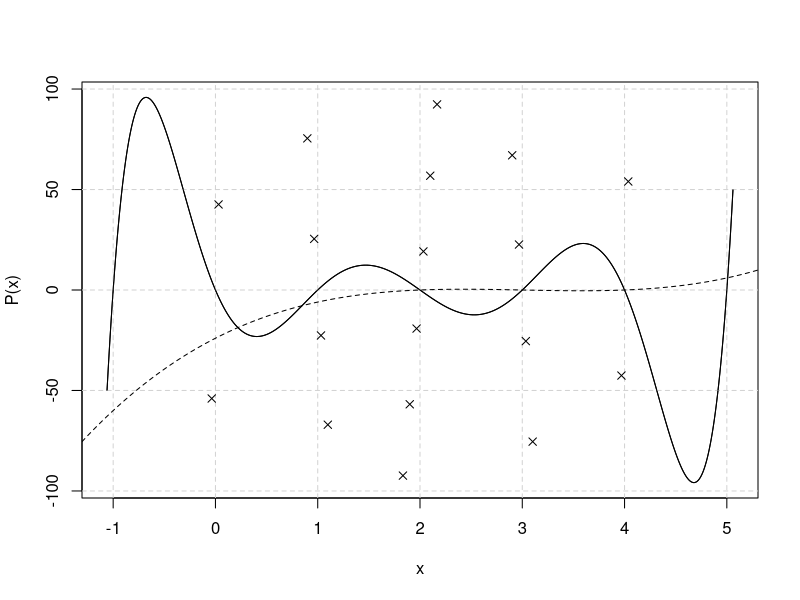

Recreate this plot in R.
library(polynom)


### Name: lines.polynomial
### Title: Lines Method for Polynomials
### Aliases: lines.polynomial
### Keywords: symbolmath

### ** Examples

plot  (poly.calc(-1:5))
lines (poly.calc( 2:4), lty = 2)
points(poly.calc(-2:6), pch = 4)
